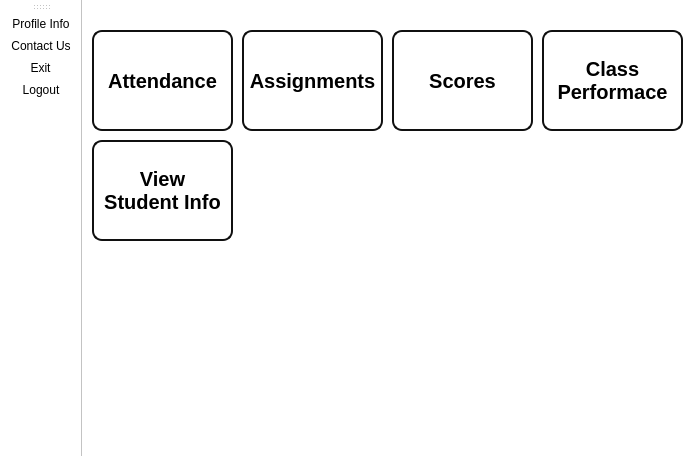
<?xml version="1.0" encoding="UTF-8"?>
<ui version="4.0">
 <class>landingpage</class>
 <widget class="QMainWindow" name="landingpage">
  <property name="geometry">
   <rect>
    <x>0</x>
    <y>0</y>
    <width>683</width>
    <height>456</height>
   </rect>
  </property>
  <property name="windowTitle">
   <string>MainWindow</string>
  </property>
  <property name="styleSheet">
   <string notr="true">background-color:rgb(255, 255, 255)
</string>
  </property>
  <widget class="QWidget" name="centralwidget">
   <widget class="QPushButton" name="pushButton_attendance">
    <property name="geometry">
     <rect>
      <x>10</x>
      <y>30</y>
      <width>141</width>
      <height>101</height>
     </rect>
    </property>
    <property name="font">
     <font>
      <pointsize>15</pointsize>
      <bold>true</bold>
     </font>
    </property>
    <property name="styleSheet">
     <string notr="true">QPushButton {
    border: 2px solid rgb(16, 16, 16);
    border-radius: 10px; 
    background-color:rgb(255, 255, 255,0);
    min-width: 9px; 
    min-height: 9px; 
    padding: 5px; 
    margin: 0px; 
}
</string>
    </property>
    <property name="text">
     <string>Attendance</string>
    </property>
   </widget>
   <widget class="QPushButton" name="pushButton_assignment">
    <property name="geometry">
     <rect>
      <x>160</x>
      <y>30</y>
      <width>141</width>
      <height>101</height>
     </rect>
    </property>
    <property name="font">
     <font>
      <pointsize>15</pointsize>
      <bold>true</bold>
     </font>
    </property>
    <property name="styleSheet">
     <string notr="true">QPushButton {
    border: 2px solid rgb(16, 16, 16);
    border-radius: 10px; 
    background-color:rgb(255, 255, 255,0);
    min-width: 9px; 
    min-height: 9px; 
    padding: 5px; 
    margin: 0px; 
}
</string>
    </property>
    <property name="text">
     <string>Assignments</string>
    </property>
   </widget>
   <widget class="QPushButton" name="pushButton_scores">
    <property name="geometry">
     <rect>
      <x>310</x>
      <y>30</y>
      <width>141</width>
      <height>101</height>
     </rect>
    </property>
    <property name="font">
     <font>
      <pointsize>15</pointsize>
      <bold>true</bold>
     </font>
    </property>
    <property name="styleSheet">
     <string notr="true">QPushButton {
    border: 2px solid rgb(16, 16, 16);
    border-radius: 10px; 
    background-color:rgb(255, 255, 255,0);
    min-width: 9px; 
    min-height: 9px; 
    padding: 5px; 
    margin: 0px; 
}
</string>
    </property>
    <property name="text">
     <string>Scores</string>
    </property>
   </widget>
   <widget class="QPushButton" name="pushButton_class_performance">
    <property name="geometry">
     <rect>
      <x>460</x>
      <y>30</y>
      <width>141</width>
      <height>101</height>
     </rect>
    </property>
    <property name="font">
     <font>
      <pointsize>15</pointsize>
      <bold>true</bold>
     </font>
    </property>
    <property name="styleSheet">
     <string notr="true">QPushButton {
    border: 2px solid rgb(16, 16, 16);
    border-radius: 10px; 
    background-color:rgb(255, 255, 255,0);
    min-width: 9px; 
    min-height: 9px; 
    padding: 5px; 
    margin: 0px; 
}
</string>
    </property>
    <property name="text">
     <string>Class 
Performace</string>
    </property>
   </widget>
   <widget class="QPushButton" name="pushButton_studentinto">
    <property name="geometry">
     <rect>
      <x>10</x>
      <y>140</y>
      <width>141</width>
      <height>101</height>
     </rect>
    </property>
    <property name="font">
     <font>
      <pointsize>15</pointsize>
      <bold>true</bold>
     </font>
    </property>
    <property name="styleSheet">
     <string notr="true">QPushButton {
    border: 2px solid rgb(16, 16, 16);
    border-radius: 10px; 
    background-color:rgb(255, 255, 255,0);
    min-width: 9px; 
    min-height: 9px; 
    padding: 5px; 
    margin: 0px; 
}
</string>
    </property>
    <property name="text">
     <string>View 
Student Info</string>
    </property>
   </widget>
  </widget>
  <widget class="QToolBar" name="toolBar">
   <property name="windowTitle">
    <string>toolBar</string>
   </property>
   <attribute name="toolBarArea">
    <enum>LeftToolBarArea</enum>
   </attribute>
   <attribute name="toolBarBreak">
    <bool>false</bool>
   </attribute>
   <addaction name="actionProfile_Info"/>
   <addaction name="actionContact_Us"/>
   <addaction name="actionExit"/>
   <addaction name="actionLogout"/>
  </widget>
  <action name="actionExit">
   <property name="icon">
    <iconset theme="QIcon::ThemeIcon::ApplicationExit"/>
   </property>
   <property name="text">
    <string>Exit</string>
   </property>
   <property name="menuRole">
    <enum>QAction::MenuRole::NoRole</enum>
   </property>
  </action>
  <action name="actionContact_Us">
   <property name="icon">
    <iconset theme="QIcon::ThemeIcon::Phone"/>
   </property>
   <property name="text">
    <string>Contact Us</string>
   </property>
   <property name="menuRole">
    <enum>QAction::MenuRole::NoRole</enum>
   </property>
  </action>
  <action name="actionProfile_Info">
   <property name="icon">
    <iconset theme="QIcon::ThemeIcon::CameraWeb"/>
   </property>
   <property name="text">
    <string>Profile Info</string>
   </property>
   <property name="menuRole">
    <enum>QAction::MenuRole::NoRole</enum>
   </property>
  </action>
  <action name="actionLogout">
   <property name="icon">
    <iconset theme="QIcon::ThemeIcon::SystemLogOut"/>
   </property>
   <property name="text">
    <string>Logout</string>
   </property>
   <property name="menuRole">
    <enum>QAction::MenuRole::NoRole</enum>
   </property>
  </action>
 </widget>
 <resources/>
 <connections/>
</ui>
